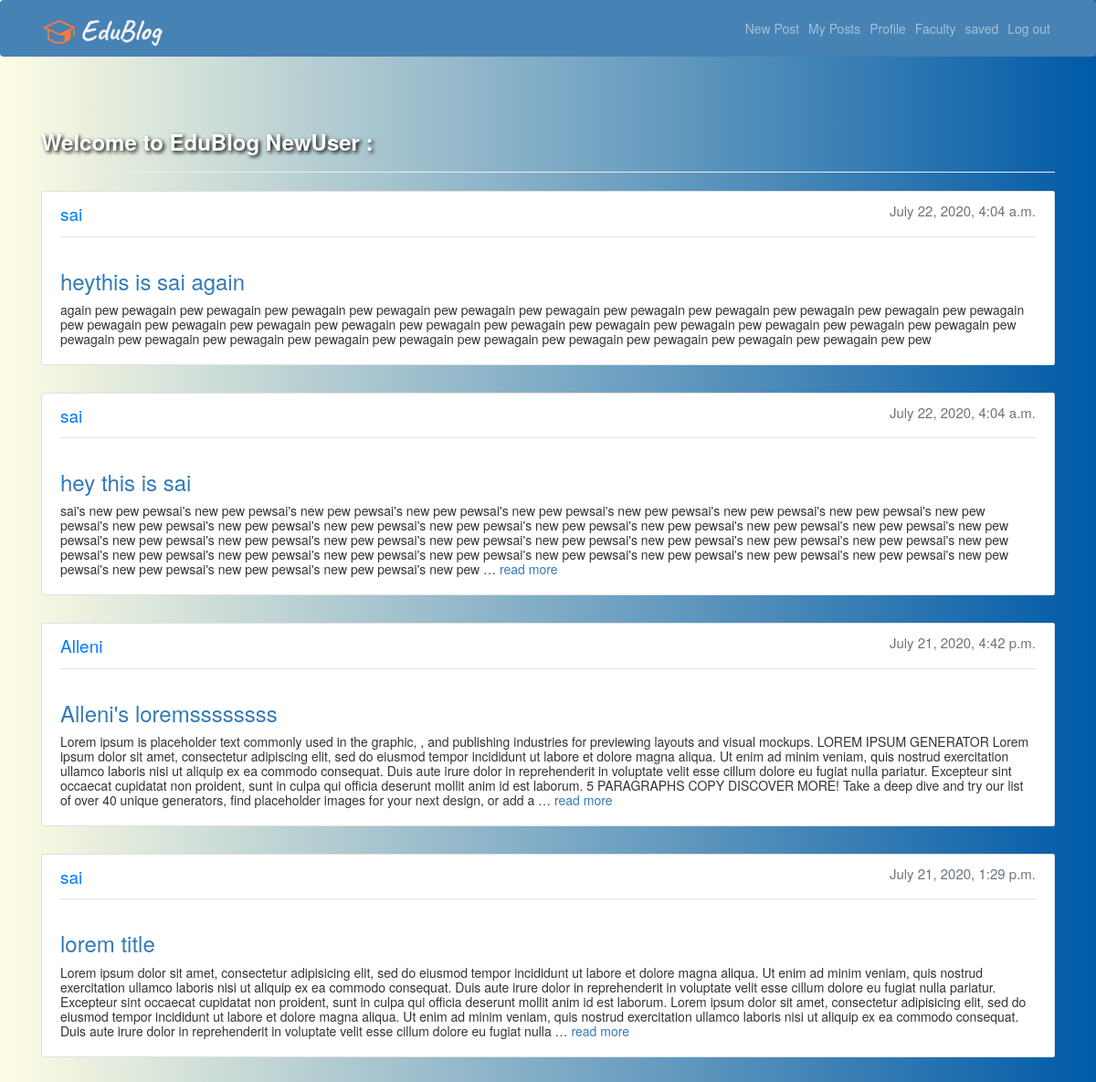
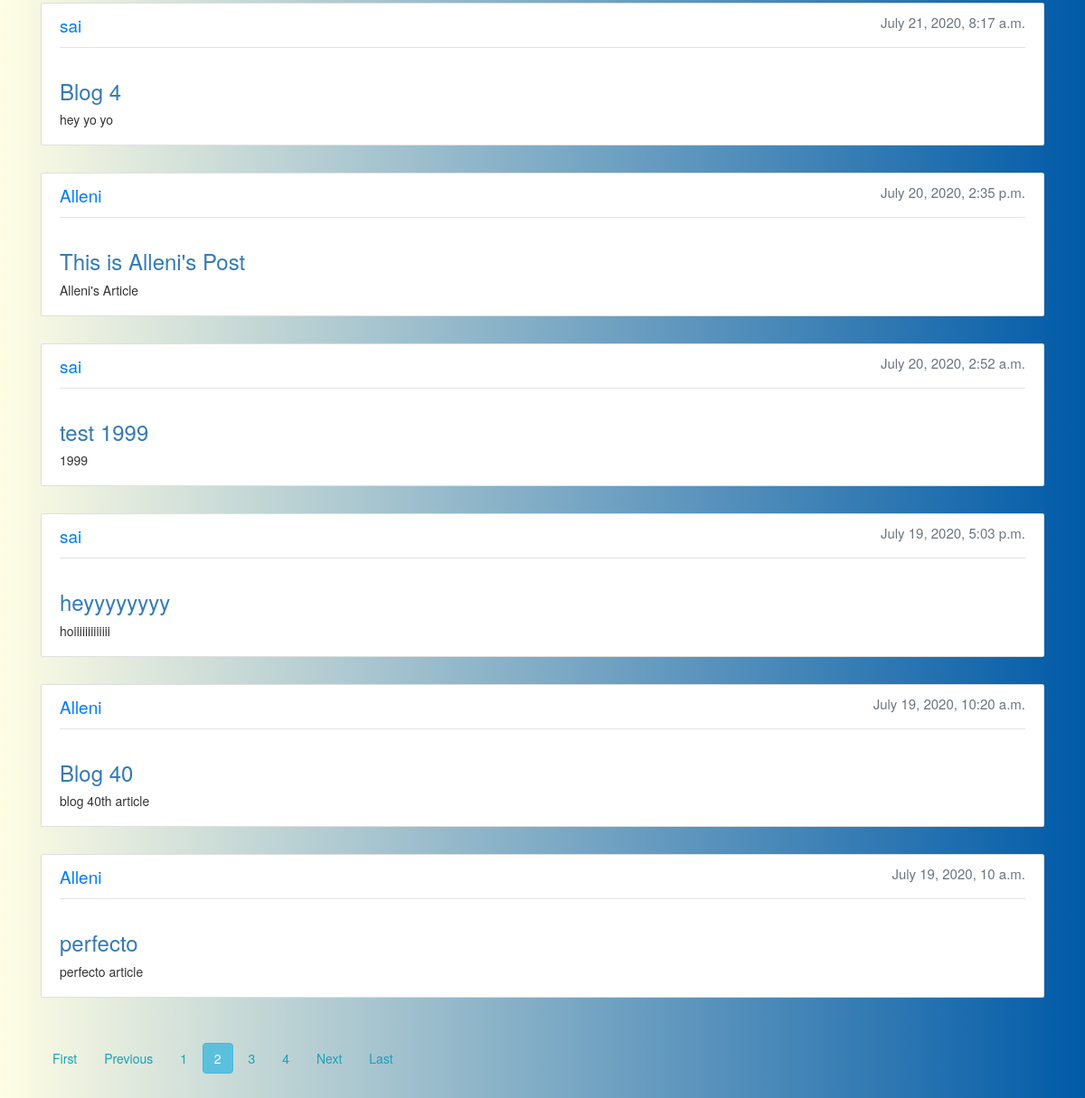
The page /?page=2 (signed in) on the database its author committed (2 pictures, top to bottom).
### accounts/models.py (models this page shows)
class User(AbstractUser):
    is_student = models.BooleanField(default=False)
    is_faculty = models.BooleanField(default=False)
    first_name = models.CharField(max_length=100)
    last_name = models.CharField(max_length=100)

### posts/models.py (models this page shows, shortened)
class Post(models.Model):
    user = models.ForeignKey(User, related_name='posts',
                             on_delete=models.CASCADE)
    title=models.CharField(max_length=50)
    created_at = models.DateTimeField(auto_now=True)
    message =  RichTextField(blank=True,null=True)
    message_html = models.TextField(editable=False)
    likes = models.ManyToManyField(User, related_name='likes', blank=True)
    favourite = models.ManyToManyField(User, related_name='favorite', blank=True)
    pdf = models.FileField(null=True,blank=True)
    class Meta:
        ordering = ['-created_at']
        unique_together = ['user', 'message']

### edublog2/views.py (the view)
# urls.py: path('',views.index, name='index'),
def index(request):
    if request.user.is_authenticated:
        posts=Post.objects.all()
        paginator = Paginator(posts, 10) # Show 25 contacts per page.
        page_number = request.GET.get('page')
        posts= paginator.get_page(page_number)
        page_obj= paginator.get_page(page_number)
        return render(request,'../templates/index.html',{'posts':posts,'page_obj': page_obj})
    return render(request, '../templates/home.html')

### accounts/templates/index.html (shortened to what this page needs)
{% extends "base.html" %}
{% block content %}
<h3 style="font-weight:bold;color: white;text-shadow: 2px 2px 4px #000000;">Welcome to EduBlog {{user.username}} :</h3>
<hr>
{% for post in posts %}
    <div class="card" style="padding: 10px 20px;margin-bottom: 30px;">
      <table class="table mb-0">
          <div style="padding-bottom: 1px;margin-bottom: 15px;border-bottom: 1px solid #e3e3e3">
            <p><a href=" {% url 'accounts:profile' post.user.username %} " style="color:#007bff;font-size:19px">{{post.user}}</a> <span class="text-muted" style="float:right;font-size:15px">{{post.created_at }}</span></p>
          </div>
          <h3 style="color: #444444;" class="align-middle"><a href="{% url 'posts:post-detail' post.pk %}">{{ post.title }}</a></h3>
          <div class="text">
            <p>{{post.message|safe|truncatewords:120}} {% if post.message|wordcount > 120 %}<a href="{% url 'posts:post-detail' post.pk %}">read more</a>{% endif %}</p>
          </div>
      </table>
    </div>
{% empty %}
  <tr>
    <td class="bg-light text-center font-italic" colspan="5">You haven't created any post yet.</td>
  </tr>
{% endfor %}
<div class="pagination">
  <span class="step-links">
      {% if page_obj.has_previous %}
      <a class="btn btn-outline-info mb-4" href="?page=1">First</a>
      <a class="btn btn-outline-info mb-4" href="?page={{ page_obj.previous_page_number }}">Previous</a>
      {% endif %}
      {% for num in page_obj.paginator.page_range %}
        {% if page_obj.number == num %}
          <a class="btn btn-info mb-4" href="?page={{ num }}">{{ num }}</a>
        {% elif num > page_obj.number|add:'-3' and num < page_obj.number|add:'3' %}
          <a class="btn btn-outline-info mb-4" href="?page={{ num }}">{{ num }}</a>
        {% endif %}
      {% endfor %}
      {% if page_obj.has_next %}
      <a class="btn btn-outline-info mb-4" href="?page={{ page_obj.next_page_number }}">Next</a>
      <a class="btn btn-outline-info mb-4" href="?page={{ page_obj.paginator.num_pages }}">Last</a>
      {% endif %}
  </span>
</div>
{% endblock %}

### templates/base.html (style rules this page uses)
html, body { height: 100%; width: 100%; margin: 0; background-position: center; background-repeat: no-repeat; background-size: cover; background: #4CA1AF; background: -webkit-linear-gradient(to right, #C4E0E5, #4CA1AF); background: linear-gradient(to right, #C4E0E5, #4CA1AF); background: #2C3E50; background: -webkit-linear-gradient(to right, #4CA1AF, #2C3E50); background: linear-gradient(to right, #4CA1AF, #2C3E50); background: #E8CBC0; background: -webkit-linear-gradient(to right, #636FA4, #E8CBC0); background: linear-gradient(to right, #636FA4, #E8CBC0); background: #003973; background: -webkit-linear-gradient(to right, #E5E5BE, #003973); background: linear-gradient(to right, #E5E5BE, #003973); background: #3D7EAA; background: -webkit-linear-gradient(to right, #FFE47A, #3D7EAA); background: linear-gradient(to right, #FFE47A, #3D7EAA); background: #005AA7; background: -webkit-linear-gradient(to right, #FFFDE4, #005AA7); background: linear-gradient(to right, #FFFDE4, #005AA7); background: #4CA1AF; background: -webkit-linear-gradient(to right, #C4E0E5, #4CA1AF); background: linear-gradient(to right, #C4E0E5, #4CA1AF); background: #FFEEEE; background: -webkit-linear-gradient(to right, #DDEFBB, #FFEEEE); background: linear-gradient(to right, #DDEFBB, #FFEEEE); background: #FFEEEE; background: -webkit-linear-gradient(to left, #DDEFBB, #FFEEEE); background: linear-gradient(to left, #DDEFBB, #FFEEEE); background: #005AA7; background: -webkit-linear-gradient(to right, #FFFDE4, #005AA7); background: linear-gradient(to right, #FFFDE4, #005AA7); }
.text { overflow: hidden; text-overflow: ellipsis; display: -webkit-box; line-height: 16px; max-height: 113px; -webkit-line-clamp: 8; -webkit-box-orient: vertical; }

### rows shown on the page
User: username "NewUser"
Post: user "sai", created_at "July 22, 2020, 4:04 a.m.", title "heythis is sai again", message "again pew pewagain pew pewagain pew pewagain pew pewagain pew pewagain pew pewagain pew pewagain pew pewagain pew pewagain pew pewagain pew pewagain pew pewagain pew pewagain pew pewagain pew pewagain pew pewagain pew pewagain pew pewagain pew pewagain pew pewagain pew pewagain pew pewagain pew pewagain pew pewagain pew pewagain pew pewagain pew pewagain pew pewagain pew pewagain pew pewagain pew pewagain pew pewagain pew pew"
Post: user "sai", created_at "July 22, 2020, 4:04 a.m.", title "hey this is sai", message "sai's new pew pewsai's new pew pewsai's new pew pewsai's new pew pewsai's new pew pewsai's new pew pewsai's new pew pewsai's new pew pewsai's new pew pewsai's new pew pewsai's new pew pewsai's new pew pewsai's new pew pewsai's new pew pewsai's new pew pewsai's new pew pewsai's new pew pewsai's new pew pewsai's new pew pewsai's new pew pewsai's new pew pewsai's new pew pewsai's new pew pewsai's new pew pewsai's new pew pewsai's new pew pewsai's new pew pewsai's new pew pewsai's new pew pewsai's new pew pewsai's new pew pewsai's new pew pewsai's new pew pewsai's new pew pewsai's new pew pewsai's new pew pewsai's new pew pewsai's new pew pewsai's new pew pewsai's new pew …", shows "read more"
Post: user "Alleni", created_at "July 21, 2020, 4:42 p.m.", title "Alleni's loremssssssss", message "Lorem ipsum is placeholder text commonly used in the graphic, , and publishing industries for previewing layouts and visual mockups. LOREM IPSUM GENERATOR Lorem ipsum dolor sit amet, consectetur adipiscing elit, sed do eiusmod tempor incididunt ut labore et dolore magna aliqua. Ut enim ad minim veniam, quis nostrud exercitation ullamco laboris nisi ut aliquip ex ea commodo consequat. Duis aute irure dolor in reprehenderit in voluptate velit esse cillum dolore eu fugiat nulla pariatur. Excepteur sint occaecat cupidatat non proident, sunt in culpa qui officia deserunt mollit anim id est laborum. 5 PARAGRAPHS COPY DISCOVER MORE! Take a deep dive and try our list of over 40 unique generators,…", shows "read more"
Post: user "sai", created_at "July 21, 2020, 1:29 p.m.", title "lorem title", message "Lorem ipsum dolor sit amet, consectetur adipisicing elit, sed do eiusmod tempor incididunt ut labore et dolore magna aliqua. Ut enim ad minim veniam, quis nostrud exercitation ullamco laboris nisi ut aliquip ex ea commodo consequat. Duis aute irure dolor in reprehenderit in voluptate velit esse cillum dolore eu fugiat nulla pariatur. Excepteur sint occaecat cupidatat non proident, sunt in culpa qui officia deserunt mollit anim id est laborum. Lorem ipsum dolor sit amet, consectetur adipisicing elit, sed do eiusmod tempor incididunt ut labore et dolore magna aliqua. Ut enim ad minim veniam, quis nostrud exercitation ullamco laboris nisi ut aliquip ex ea commodo consequat. Duis aute irure…", shows "read more"
Post: user "sai", created_at "July 21, 2020, 8:17 a.m.", title "Blog 4", message "hey yo yo"
Post: user "Alleni", created_at "July 20, 2020, 2:35 p.m.", title "This is Alleni's Post", message "Alleni's Article"
Post: user "sai", created_at "July 20, 2020, 2:52 a.m.", title "test 1999", message "1999"
Post: user "sai", created_at "July 19, 2020, 5:03 p.m.", title "heyyyyyyyy", message "hoiiiiiiiiiiiii"
Post: user "Alleni", created_at "July 19, 2020, 10:20 a.m.", title "Blog 40", message "blog 40th article"
Post: user "Alleni", created_at "July 19, 2020, 10 a.m.", title "perfecto", message "perfecto article"

### other values the page prints
{{ num }} "1" "3" "4"
{{ num }} "2"
